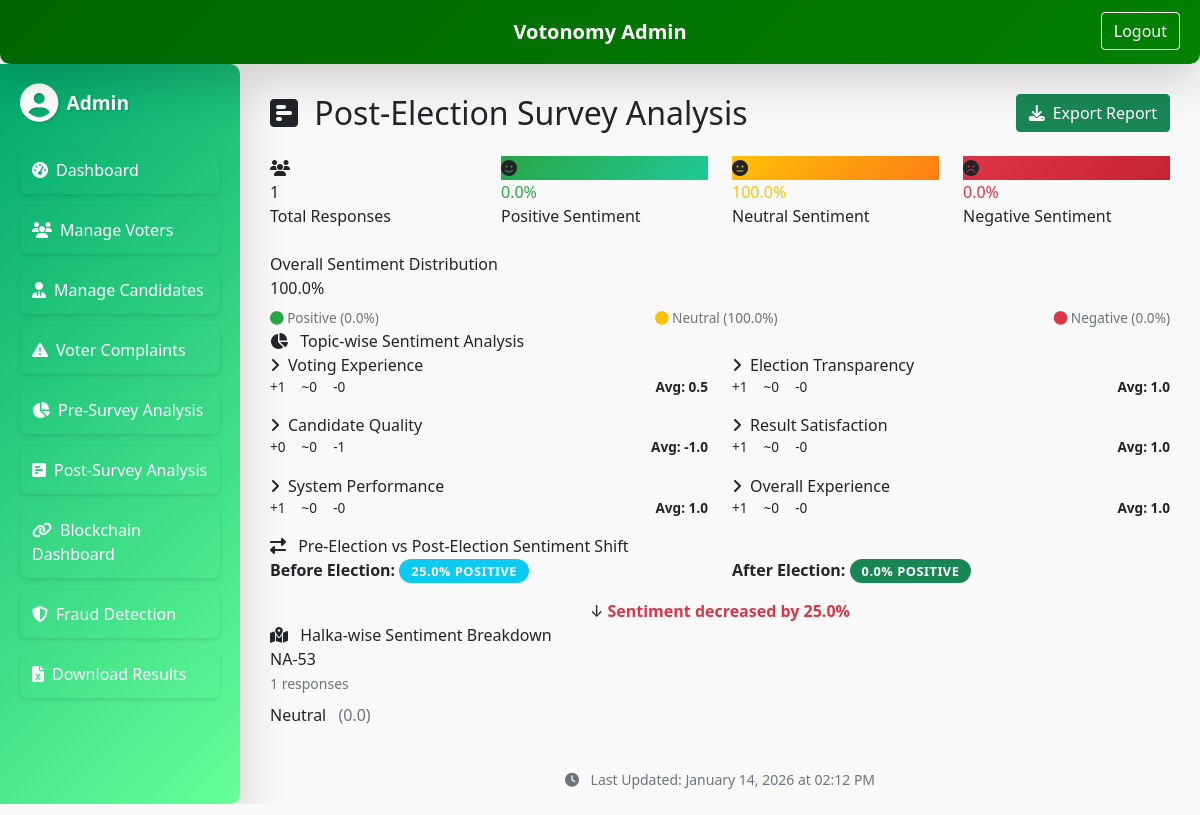
Before: /admin/post-survey/analysis (signed in) with the older database file.
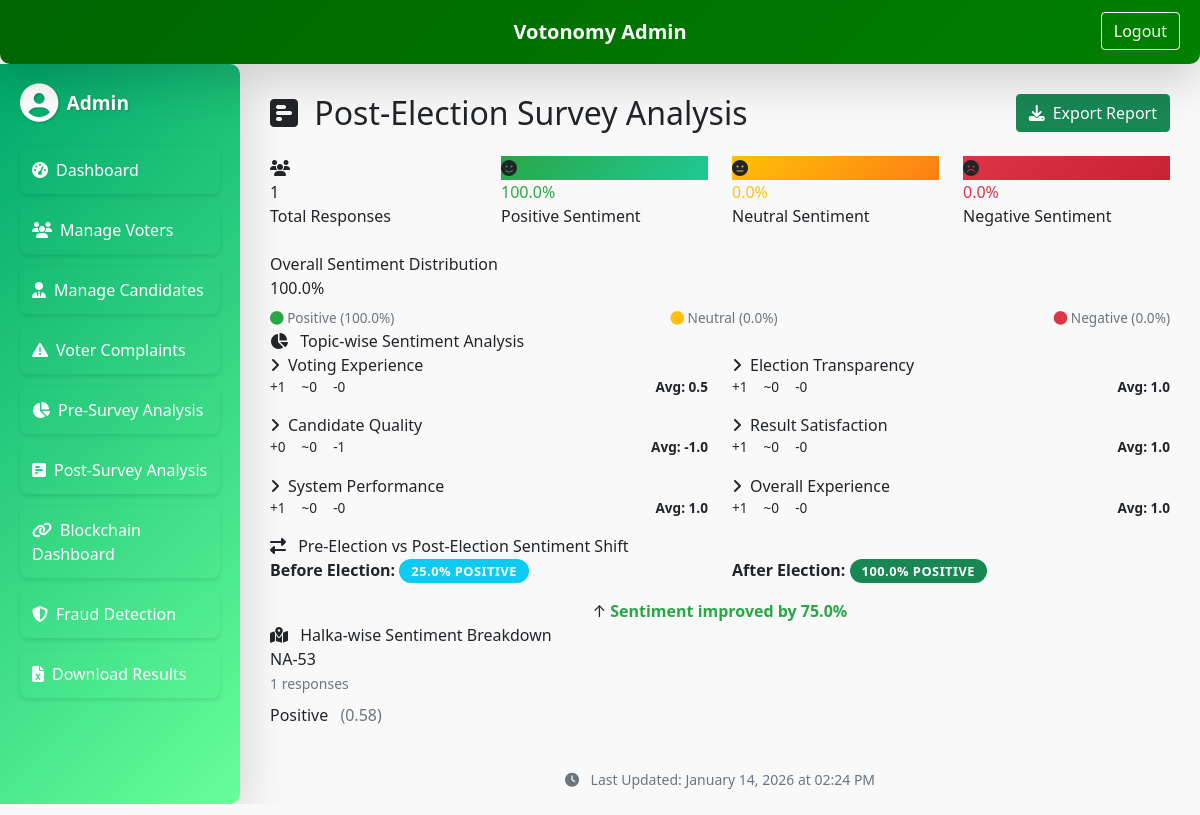
After: the same page with the newer database file.
### models.py (models this page shows, shortened)
class PostSurveyAnalytics(db.Model):
    __tablename__ = 'post_survey_analytics'
    id = db.Column(db.Integer, primary_key=True)
    total_responses = db.Column(db.Integer, default=0)
    positive_percentage = db.Column(db.Float, default=0.0)
    negative_percentage = db.Column(db.Float, default=0.0)
    neutral_percentage = db.Column(db.Float, default=0.0)
    average_satisfaction_score = db.Column(db.Float, default=0.0)
    topic_sentiments = db.Column(db.JSON, nullable=True)  # Post-survey topic breakdown
    halka_sentiments = db.Column(db.JSON, nullable=True)  # Satisfaction by halka
    comparison_data = db.Column(db.JSON, nullable=True)  # Before/After sentiment comparison
    expectation_reality_gap = db.Column(db.JSON, nullable=True)  # Gap analysis per topic
    sentiment_shift = db.Column(db.JSON, nullable=True)  # Topic-wise sentiment change
    last_updated = db.Column(db.DateTime, default=datetime.utcnow)

class PreSurvey(db.Model):
    id = db.Column(db.Integer, primary_key=True)
    voter_id = db.Column(db.String(100), db.ForeignKey('voter.voter_id'), nullable=False)
    economy_satisfaction = db.Column(db.Integer, nullable=False)  # Satisfied with economic situation?
    economy_inflation_impact = db.Column(db.Integer, nullable=False)  # Has inflation affected you?
    government_performance = db.Column(db.Integer, nullable=False)  # Satisfied with govt performance?
    government_corruption = db.Column(db.Integer, nullable=False)  # Govt reducing corruption?
    security_safety = db.Column(db.Integer, nullable=False)  # Feel safe in your area?
    security_law_order = db.Column(db.Integer, nullable=False)  # Law & order improved?
    education_quality = db.Column(db.Integer, nullable=False)  # Satisfied with education quality?
    healthcare_access = db.Column(db.Integer, nullable=False)  # Access to healthcare improved?
    infrastructure_roads = db.Column(db.Integer, nullable=False)  # Road conditions satisfactory?
    infrastructure_utilities = db.Column(db.Integer, nullable=False)  # Utilities (electricity/water) reliable?
    future_optimism = db.Column(db.Integer, nullable=False)  # Optimistic about Pakistan's future?
    future_confidence = db.Column(db.Integer, nullable=False)  # Confident in leadership direction?
    overall_sentiment = db.Column(db.String(20))  # Positive/Negative/Neutral (calculated average)
    overall_score = db.Column(db.Float, default=0.0)  # Average of all responses
    created_at = db.Column(db.DateTime, default=datetime.utcnow)

class PostSurvey(db.Model):
    __tablename__ = 'post_survey'
    id = db.Column(db.Integer, primary_key=True)
    voter_id = db.Column(db.String(100), db.ForeignKey('voter.voter_id'), nullable=False)
    voting_ease = db.Column(db.Integer, nullable=False)  # Was voting process easy?
    technical_issues = db.Column(db.Integer, nullable=False)  # Faced technical issues?
    blockchain_trust = db.Column(db.Integer, nullable=False)  # Trust blockchain system?
    process_transparency = db.Column(db.Integer, nullable=False)  # Election transparent?
    candidate_satisfaction = db.Column(db.Integer, nullable=False)  # Satisfied with candidates?
    information_adequacy = db.Column(db.Integer, nullable=False)  # Well-informed about candidates?
    result_acceptance = db.Column(db.Integer, nullable=False)  # Accept results?
    winner_satisfaction = db.Column(db.Integer, nullable=False)  # Satisfied with winners?
    system_performance = db.Column(db.Integer, nullable=False)  # System worked smoothly?
    recommendation = db.Column(db.Integer, nullable=False)  # Recommend for future?
    overall_satisfaction = db.Column(db.Integer, nullable=False)  # Overall satisfaction?
    system_preference = db.Column(db.Integer, nullable=False)  # Better than traditional?
    overall_sentiment = db.Column(db.String(20))  # Positive/Negative/Neutral
    overall_score = db.Column(db.Float, default=0.0)  # Average of all responses
    created_at = db.Column(db.DateTime, default=datetime.utcnow)

### admin.py (the view)
@admin_bp.route('/post-survey/analysis')
@admin_login_required
def post_survey_analysis():
    from models import PostSurveyAnalytics
    from app import update_post_survey_analytics
    try:
        update_post_survey_analytics()
        print("✅ Post-survey analytics auto-updated on dashboard load")
    except Exception as e:
        print(f"❌ Error auto-updating post-survey analytics: {e}")
    analytics = PostSurveyAnalytics.query.first()
    return render_template("admin/post_survey_analysis.html", analytics=analytics)

### admin.py (called while the page is built)
def admin_login_required(func):
    @wraps(func)
    def wrapper(*args, **kwargs):
        if not session.get("admin_logged_in"):
            return redirect(url_for("admin_bp.admin_login"))
        return func(*args, **kwargs)
    return wrapper

### templates/admin/post_survey_analysis.html (shortened to what this page needs)
{% extends "admin/base_admin.html" %}
{% block content %}
<div class="d-flex justify-content-between align-items-center mb-4">
  <h2 class="mb-0">
    <i class="fas fa-poll-h me-2"></i>
    Post-Election Survey Analysis
  </h2>
  <div>
    <button class="btn btn-success" onclick="exportReport()">
      <i class="fas fa-download me-2"></i>Export Report
    </button>
  </div>
</div>
{% if analytics %}
<div class="row mb-4">
  <div class="col-md-3">
    <div class="stats-card">
      <div class="stats-header">
        <div class="stats-icon">
          <i class="fas fa-users"></i>
        </div>
      </div>
      <div class="stats-value">{{ analytics.total_responses }}</div>
      <div class="stats-label">Total Responses</div>
    </div>
  </div>
  <div class="col-md-3">
    <div class="stats-card">
      <div class="stats-header">
        <div class="stats-icon" style="background: linear-gradient(135deg, #28a745, #20c997);">
          <i class="fas fa-smile"></i>
        </div>
      </div>
      <div class="stats-value" style="color: #28a745;">{{ analytics.positive_percentage }}%</div>
      <div class="stats-label">Positive Sentiment</div>
    </div>
  </div>
  <div class="col-md-3">
    <div class="stats-card">
      <div class="stats-header">
        <div class="stats-icon" style="background: linear-gradient(135deg, #ffc107, #fd7e14);">
          <i class="fas fa-meh"></i>
        </div>
      </div>
      <div class="stats-value" style="color: #ffc107;">{{ analytics.neutral_percentage }}%</div>
      <div class="stats-label">Neutral Sentiment</div>
    </div>
  </div>
  <div class="col-md-3">
    <div class="stats-card">
      <div class="stats-header">
        <div class="stats-icon" style="background: linear-gradient(135deg, #dc3545, #c82333);">
          <i class="fas fa-frown"></i>
        </div>
      </div>
      <div class="stats-value" style="color: #dc3545;">{{ analytics.negative_percentage }}%</div>
      <div class="stats-label">Negative Sentiment</div>
    </div>
  </div>
</div>
<div class="chart-container">
  <div class="chart-title">Overall Sentiment Distribution</div>
  <div class="sentiment-bar">
    <div class="sentiment-positive" data-width="{{ analytics.positive_percentage|default(0) }}">
      {% if analytics.positive_percentage > 10 %}{{ analytics.positive_percentage }}%{% endif %}
    </div>
    <div class="sentiment-neutral" data-width="{{ analytics.neutral_percentage|default(0) }}">
      {% if analytics.neutral_percentage > 10 %}{{ analytics.neutral_percentage }}%{% endif %}
    </div>
  </div>
  <div class="d-flex justify-content-between mt-2" style="font-size: 0.85rem; color: #6c757d;">
    <span><i class="fas fa-circle" style="color: #28a745;"></i> Positive ({{ analytics.positive_percentage }}%)</span>
    <span><i class="fas fa-circle" style="color: #ffc107;"></i> Neutral ({{ analytics.neutral_percentage }}%)</span>
    <span><i class="fas fa-circle" style="color: #dc3545;"></i> Negative ({{ analytics.negative_percentage }}%)</span>
  </div>
</div>
<div class="chart-container">
  <div class="chart-title">
    <i class="fas fa-chart-pie me-2"></i>
    Topic-wise Sentiment Analysis
  </div>
  {% if analytics.topic_sentiments %}
    <div class="row">
      {% for topic, data in analytics.topic_sentiments.items() %}
      <div class="col-md-6 mb-3">
        <div class="topic-card">
          <div class="topic-name">
            <i class="fas fa-angle-right me-2"></i>{{ topic }}
          </div>
          <div class="topic-stats">
            <div class="topic-stat">
              <span class="badge-positive">+{{ data.positive_count }}</span>
            </div>
            <div class="topic-stat">
              <span class="badge-neutral">~{{ data.neutral_count }}</span>
            </div>
            <div class="topic-stat">
              <span class="badge-negative">-{{ data.negative_count }}</span>
            </div>
            <div class="ms-auto">
              <strong>Avg: {{ data.average_score }}</strong>
            </div>
          </div>
        </div>
      </div>
      {% endfor %}
    </div>
  {% else %}
    <p class="text-muted">No topic data available</p>
  {% endif %}
</div>
{% if analytics.sentiment_shift and analytics.sentiment_shift.overall %}
<div class="comparison-card">
  <div class="comparison-title">
    <i class="fas fa-exchange-alt me-2"></i>
    Pre-Election vs Post-Election Sentiment Shift
  </div>
  <div class="row">
    <div class="col-md-6">
      <div class="shift-indicator">
        <span><strong>Before Election:</strong></span>
        <span class="badge bg-info">{{ analytics.sentiment_shift.overall.pre_positive_pct }}% Positive</span>
      </div>
    </div>
    <div class="col-md-6">
      <div class="shift-indicator">
        <span><strong>After Election:</strong></span>
        <span class="badge bg-success">{{ analytics.sentiment_shift.overall.post_positive_pct }}% Positive</span>
      </div>
    </div>
  </div>
  <div class="text-center mt-3">
    {% set change = analytics.sentiment_shift.overall.change %}
    {% if change > 0 %}
      <div class="shift-indicator justify-content-center">
        <span class="shift-arrow shift-up">↑</span>
        <span style="color: #28a745; font-weight: 600;">
          Sentiment improved by {{ change }}%
        </span>
      </div>
    {% elif change < 0 %}
      <div class="shift-indicator justify-content-center">
        <span class="shift-arrow shift-down">↓</span>
        <span style="color: #dc3545; font-weight: 600;">
          Sentiment decreased by {{ change|abs }}%
        </span>
      </div>
    {% endif %}
  </div>
</div>
{% endif %}
<div class="chart-container">
  <div class="chart-title">
    <i class="fas fa-map-marked-alt me-2"></i>
    Halka-wise Sentiment Breakdown
  </div>
  {% if analytics.halka_sentiments %}
    <div class="row">
      {% for halka, data in analytics.halka_sentiments.items() %}
      <div class="col-md-4 mb-3">
        <div class="halka-card">
          <div class="halka-name">{{ halka }}</div>
          <div class="mb-2">
            <small class="text-muted">{{ data.count }} responses</small>
          </div>
          <div>
            <span class="halka-sentiment sentiment-{{ data.sentiment_label.lower() }}-label">
              {{ data.sentiment_label }}
            </span>
            <span class="ms-2 text-muted">
              ({{ data.average_score|round(2) }})
            </span>
          </div>
        </div>
      </div>
      {% endfor %}
    </div>
  {% else %}
    <p class="text-muted">No halka data available</p>
  {% endif %}
</div>
<div class="text-center text-muted mt-4">
  <small>
    <i class="fas fa-clock me-2"></i>
    Last Updated: {{ analytics.last_updated.strftime('%B %d, %Y at %I:%M %p') if analytics.last_updated else 'Never' }}
  </small>
</div>
{% endif %}
{% endblock %}

### templates/admin/base_admin.html (shortened to what this page needs)
<!DOCTYPE html>
<html lang="en">
<head>
  <link rel="stylesheet" href="https://cdn.jsdelivr.net/npm/bootstrap@5.1.3/dist/css/bootstrap.min.css">
  <link rel="stylesheet" href="{{ url_for('static', filename='css/animate.min.css') }}">
  <link rel="stylesheet" href="https://cdnjs.cloudflare.com/ajax/libs/font-awesome/6.2.0/css/all.min.css" />
  <link rel="stylesheet" href="{{ url_for('static', filename='css/admin_styles.css') }}">
</head>
<body class="admin-bg">
  <nav class="navbar admin-topbar shadow-lg">
    <div class="container-fluid">
      <div class="d-flex w-100 justify-content-between align-items-center">
        <span class="navbar-brand mx-auto text-white fw-bold">Votonomy Admin</span>
        <a href="{{ url_for('admin_bp.admin_logout') }}" class="btn btn-outline-light logout-btn">Logout</a>
      </div>
    </div>
  </nav>
  <div class="admin-container">
    <aside class="admin-sidebar shadow-lg">
      <div class="sidebar-header mb-4">
        <div class="d-flex align-items-center">
          <i class="fas fa-user-circle fa-2x text-white"></i>
          <span class="ms-2 text-white fw-bold">Admin</span>
        </div>
      </div>
      <ul class="nav flex-column">
        <li class="nav-item">
          <a class="nav-link" href="{{ url_for('admin_bp.admin_dashboard') }}">
            <i class="fas fa-tachometer-alt me-2"></i>Dashboard
          </a>
        </li>
        <li class="nav-item">
          <a class="nav-link" href="{{ url_for('admin_bp.manage_voters') }}">
            <i class="fas fa-users me-2"></i>Manage Voters
          </a>
        </li>
        <li class="nav-item">
          <a class="nav-link" href="{{ url_for('admin_bp.manage_candidates') }}">
            <i class="fas fa-user-tie me-2"></i>Manage Candidates
          </a>
        </li>
        <li class="nav-item">
          <a class="nav-link" href="{{ url_for('admin_bp.manage_complaints') }}">
            <i class="fas fa-exclamation-triangle me-2"></i>Voter Complaints
          </a>
        </li>
        <li class="nav-item">
          <a class="nav-link" href="{{ url_for('admin_bp.sentiment_analysis') }}">
            <i class="fas fa-chart-pie me-2"></i>Pre-Survey Analysis
          </a>
        </li>
        <li class="nav-item">
          <a class="nav-link" href="{{ url_for('admin_bp.post_survey_analysis') }}">
            <i class="fas fa-poll-h me-2"></i>Post-Survey Analysis
          </a>
        </li>
        <li class="nav-item">
          <a class="nav-link" href="{{ url_for('admin_bp.blockchain_dashboard') }}">
            <i class="fas fa-link me-2"></i>Blockchain Dashboard
          </a>
        </li>
        <li class="nav-item">
          <a class="nav-link" href="{{ url_for('admin_bp.fraud_dashboard') }}">
            <i class="fas fa-shield-alt me-2"></i>Fraud Detection
          </a>
        </li>
        <li class="nav-item">
          <a class="nav-link" href="{{ url_for('admin_bp.download_results') }}">
            <i class="fas fa-file-excel me-2"></i>Download Results
          </a>
        </li>
      </ul>
    </aside>
    <main class="admin-content">
      {% block content %}{% endblock %}
    </main>
  </div>
</body>
</html>

### static/css/admin_styles.css (style rules this page uses)
.admin-bg { background-color: #f9f9f9; position: relative; overflow: hidden; }
.admin-bg::before { content: ""; position: absolute; top: 0; left: 0; width: 100%; height: 100%; background: url('../images/pakistan_flag.png') no-repeat center center; background-size: cover; opacity: 0.2; z-index: -1; transform: perspective(500px) rotateX(2deg); }
.admin-topbar { background: linear-gradient(135deg, #006600, #008000); padding: 12px 20px; border-radius: 0 0 10px 10px; box-shadow: 0 4px 8px rgba(0,0,0,0.2); position: relative; display: flex; justify-content: center; align-items: center; }
.logout-btn { position: absolute; right: 20px; top: 12px; color: #fff; border-color: #fff; }
.admin-topbar .navbar-brand { font-weight: bold; color: #fff; }
.admin-container { display: flex; height: calc(100vh - 60px); overflow: hidden; }
.admin-sidebar { width: 240px; background: linear-gradient(135deg, #00A86B, #66FF99); padding: 20px; color: #fff; border-top-right-radius: 10px; border-bottom-right-radius: 10px; box-shadow: 2px 0 8px rgba(0,0,0,0.15); overflow-y: auto; height: 100%; }
.sidebar-header { font-size: 1.2rem; margin-bottom: 20px; text-shadow: 1px 1px 2px rgba(0,0,0,0.2); }
.admin-sidebar .nav-link { color: #fff; padding: 12px; margin-bottom: 12px; border-radius: 8px; transition: background 0.3s, transform 0.3s; font-weight: 500; box-shadow: 0 2px 4px rgba(0,0,0,0.1); }
.admin-content { flex: 1; padding: 30px; overflow-y: auto; height: 100%; scroll-behavior: smooth; }
.navbar-brand { font-weight: bold; color: #fff; }
.topic-stats { display: flex; gap: 1rem; font-size: 0.85rem; }
.badge { padding: 0.35rem 0.75rem; border-radius: 20px; font-size: 0.8rem; font-weight: 600; text-transform: uppercase; letter-spacing: 0.5px; }
.text-muted { color: #6c757d; }

Changed rows visible on the page:
no longer on this page (row unchanged): PreSurvey: halka "NA-53", count "1", sentiment_label "Neutral", average_score "0.0"
changed PostSurveyAnalytics: positive_percentage "0.0" → "100.0"; neutral_percentage "100.0" → "0.0"; positive_percentage (not shown) → "100.0"; sentiment_shift.overall.post_positive_pct "0.0" → "100.0"; last_updated "January 14, 2026 at 02:12 PM" → "January 14, 2026 at 02:24 PM"; neutral_percentage "100.0" → (not shown)
now on this page (row edited): PostSurvey: halka "NA-53", count "1", sentiment_label "Positive", average_score "0.58"
Other visible differences:
{{ change }}: (not shown) → "75.0"
{{ change|abs }}: "25.0" → (not shown)
text no longer shown: "↓ Sentiment decreased by"
text now shown: "↑ Sentiment improved by"
